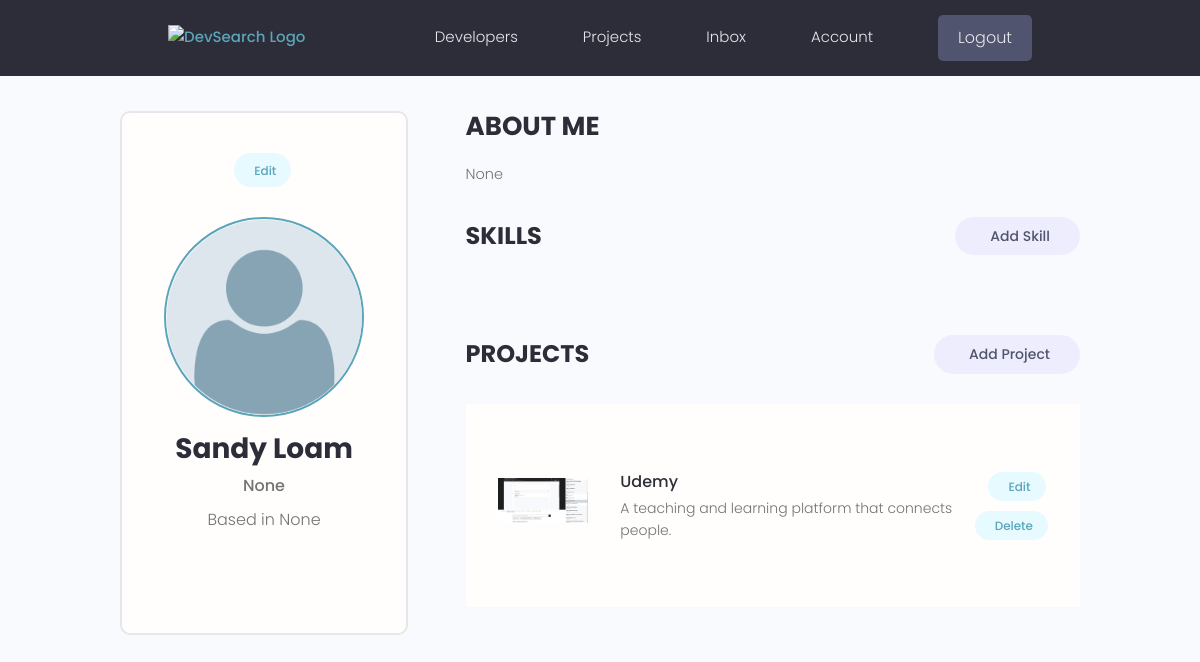
/account/ (signed in), run on the app's committed database.
### users/models.py (models this page shows, shortened)
class Profile(models.Model):
    user = models.OneToOneField(User, on_delete=models.CASCADE, null=True, blank=True)
    name = models.CharField(max_length=200, blank=True, null=True)
    email = models.EmailField(max_length=500, blank=True, null=True)
    username = models.CharField(max_length=200, blank=True, null=True)
    location = models.CharField(max_length=200, blank=True, null=True)
    short_intro = models.CharField(max_length=200, blank=True, null=True)
    bio = models.TextField(blank=True, null=True)
    profile_image = models.ImageField(
        null=True, blank=True, upload_to='profiles/', default='profiles/user_default.png')
    social_github = models.CharField(max_length=200, blank=True, null=True)
    social_twitter = models.CharField(max_length=200, blank=True, null=True)
    social_linkedin = models.CharField(max_length=200, blank=True, null=True)
    social_youtube = models.CharField(max_length=200, blank=True, null=True)
    social_website = models.CharField(max_length=200, blank=True, null=True)
    created = models.DateTimeField(auto_now_add=True)
    id = models.UUIDField(default=uuid.uuid4, unique=True,
                            primary_key=True, editable=False)

### projects/models.py (models this page shows, shortened)
class Project(models.Model):
    owner = models.ForeignKey(Profile, null=True, blank=True, on_delete=models.SET_NULL)
    title = models.CharField(max_length=200)
    description = models.TextField(null=True, blank=True)
    featured_image = models.ImageField(null=True, blank=True, default="default.jpg")
    demo_link = models.CharField(max_length=2000, null=True, blank=True)
    source_link = models.CharField(max_length=2000, null=True, blank=True)
    tags = models.ManyToManyField('Tag', blank=True)
    vote_total = models.IntegerField(default=0, null=True, blank=True)
    vote_ratio = models.IntegerField(default=0, null=True, blank=True)
    created = models.DateTimeField(auto_now_add=True)
    id = models.UUIDField(default=uuid.uuid4, unique=True,
                            primary_key=True, editable=False)
    class Meta:
        ordering = ['created']

### users/views.py (the view)
# urls.py: path('account/', views.user_account, name="account"),
@login_required(login_url='login')
def user_account(request):
    profile = request.user.profile
    skills = profile.skill_set.all()
    projects = profile.project_set.all()
    context = {
        'profile': profile,
        'skills': skills,
        'projects': projects,
    }
    return render(request, 'users/account.html', context)

### users/templates/users/account.html (shortened to what this page needs)
{% extends 'main.html' %}
{% block content %}
<main class="settingsPage profile my-md">
  <div class="container">
    <div class="layout">
      <div class="column column--1of3">
        <div class="card text-center">
          <div class="card__body dev">
            <a class="tag tag--pill tag--main settings__btn" href="{% url 'edit_account' %}"> Edit</a>
            <img class="avatar avatar--xl dev__avatar" src="{{ profile.profile_image.url }}" />
            <h2 class="dev__name">{{ profile.name }}</h2>
            <p class="dev__title">{{ profile.short_intro }}</p>
            <p class="dev__location">Based in {{ profile.location }}</p>
          </div>
        </div>
      </div>
      <div class="column column--2of3">
        <div class="devInfo">
          <h3 class="devInfo__title">About Me</h3>
          <p class="devInfo__about">{{ profile.bio }}</p>
        </div>
        <div class="settings">
          <h3 class="settings__title">Skills</h3>
          <a class="tag tag--pill tag--sub settings__btn tag--lg" href="{% url 'create_skill' %}"> Add Skill</a>
        </div>
        <div class="settings">
          <h3 class="settings__title">Projects</h3>
          <a class="tag tag--pill tag--sub settings__btn tag--lg" href="{% url 'projects_create' %}"> Add Project</a>
        </div>
        <table class="settings__table">
          {% for project in projects %}
          <tr>
            <td class="settings__thumbnail">
              <a href="{% url 'projects_index' project.id %}"><img src="{{ project.featured_image.url }}" alt="Project Thumbnail" /></a>
            </td>
            <td class="settings__tableInfo">
              <a href="{% url 'projects_index' project.id %}">{{ project.title }}</a>
              <p>{{ project.description|slice:"150" }}</p>
            </td>
            <td class="settings__tableActions">
              <a class="tag tag--pill tag--main settings__btn" href="{% url 'projects_update' project.id %}"> Edit</a>
              <a class="tag tag--pill tag--main settings__btn" href="{% url 'projects_delete' project.id %}?next=/account">
                Delete</a>
            </td>
            {% endfor %}
          </tr>
        </table>
      </div>
    </div>
  </div>
</main>
{% endblock %}

### static/styles/app.css (style rules this page uses)
:root { --color-sub: #2d2d39; }
.card { border: 2px solid var(--color-light); }
img { width: 100%; }
.profile .card > .dev { padding: 4rem; }
.dev__avatar { display: block; margin: auto; }
.dev__name { color: var(--color-sub); font-size: 2.8rem; font-weight: 700; margin-top: 1rem; margin-bottom: 0.5rem; }
.dev__title { font-size: 1.6rem; font-weight: 500; line-height: 1.3; }
.dev__location { margin-top: 1rem; }
.devInfo { margin-bottom: 3rem; }
.devInfo__title, .devInfo__subtitle { font-size: 2.6rem; color: var(--color-sub); text-transform: uppercase; font-weight: 700; margin-bottom: 1.5rem; }
.devInfo__about, .devSkill__info { font-size: 1.45rem; line-height: 1.7; text-align: justify; }
.settingsPage .dev > .settings__btn { display: inline-block; margin-bottom: 3rem; }
.settings { display: flex; justify-content: space-between; align-items: center; }
.settings__title { font-size: 2.4rem; text-transform: uppercase; font-weight: 700; color: var(--color-sub); }
.settings__table { margin-top: 3rem; margin-bottom: 5rem; padding: 0 3rem; background: var(--color-white); }
.settings__table tr { width: 100%; }
.settings__table tr > td { padding: 2rem 0; }
.settings__thumbnail { width: 23%; min-width: 10rem; }
.settings__thumbnail img { padding-right: 3rem; height: 15rem; object-fit: contain; }
.settings__tableInfo { width: 100%; }
.settings__tableInfo h4, .settings__tableInfo a { padding-right: 1rem; width: auto; font-size: 1.6rem; font-weight: 500; color: var(--color-sub); }
.settings__tableInfo p { font-size: 1.4rem; }
.settings__tableActions { text-align: right; }

### static/uikit/styles/modules/_variables.css (style rules this page uses)
:root { --color-main: #5aa5b9; --color-main-light: #e6faff; --color-sub: #3f4156; --color-sub-light: #51546e; --color-sub-lighter: #ededfd; --color-text: #737373; --color-gray: #8b8b8b; --color-light: #e5e7eb; --color-light-gray: #767676; --color-bg: #f8fafd; --color-white: #fffefd; --color-white-light: #f3f3f3; --color-success: #359e64; --color-success-bg: #def8e8; --color-error: #fc4b0b; --color-error-bg: #fff2ee; --font-base: 'Poppins', arial, helvetica, 'Segoe UI', roboto, ubuntu, sans-serif; --font-monospace: 'Fira Code', 'Courier New', courier, monospace; --font-regular: 300; --font-medium: 500; --font-bold: 700; --generic-shadow: 1px 1px 5px #00000010; --generic-transition: all 0.3s ease-in-out; }

### static/uikit/styles/modules/_base.css (style rules this page uses)
* { margin: 0; padding: 0; box-sizing: border-box; text-rendering: optimizeLegibility; color: inherit; font-size: inherit; }
html { font-size: 50%; }
@media only screen and (min-width: 480px) { html { font-size: 56.25%; } }
@media only screen and (min-width: 1200px) { html { font-size: 62.5%; } }
body { line-height: 1.6; font-weight: 400; font-size: 1.5rem; color: var(--color-text); background-color: var(--color-bg); min-height: 100vh; }

### static/uikit/styles/modules/_typography.css (style rules this page uses)
* { font-family: var(--font-base); }
h2 { font-size: 3.6rem; font-weight: var(--font-bold); }
h3 { font-size: 3.2rem; font-weight: var(--font-medium); }
p, span, strong { font-size: 1.6rem; color: var(--color-text); font-weight: var(--font-regular); }
a { padding-bottom: 2px; text-decoration: none; display: inline-block; color: var(--color-main); font-weight: var(--font-medium); }

### static/uikit/styles/modules/_utilities.css (style rules this page uses)
.container { width: 92%; max-width: 165rem; margin: 0 auto; box-sizing: border-box; }
@media screen and (min-width: 1000px) { .container { width: 90%; } }
@media screen and (min-width: 1200px) { .container { width: 80%; } }
.text-center { text-align: center; }
.my-md { margin: 3rem auto; }

### static/uikit/styles/modules/_avatar.css (style rules this page uses)
.avatar { border-radius: 50%; border: 2px solid var(--color-main); object-fit: cover; }
.avatar--xl { height: 20rem; width: 20rem; }

### static/uikit/styles/modules/_card.css (style rules this page uses)
.card { border-radius: 1rem; background-color: var(--color-white); border: 1.5px solid var(--color-light); width: auto; height: auto; margin-top: 0.5rem; margin-bottom: 0.5rem; overflow: hidden; }
.card__body, .card__header { padding: 2rem 2.5rem; }

### static/uikit/styles/modules/_layout.css (style rules this page uses)
.layout { display: flex; flex-flow: row wrap; justify-content: space-between; }
.layout > .column { margin-bottom: 3rem; }
.layout > .column.column--1of3 { flex-basis: 30%; }
.layout > .column.column--2of3 { flex-basis: 64%; }

### data on the page
Profile: profile_image (placeholder picture), name "Sandy Loam", short_intro "None", location "None", bio "None"
Project: featured_image (picture), title "Udemy", description "A teaching and learning platform that connects people."
